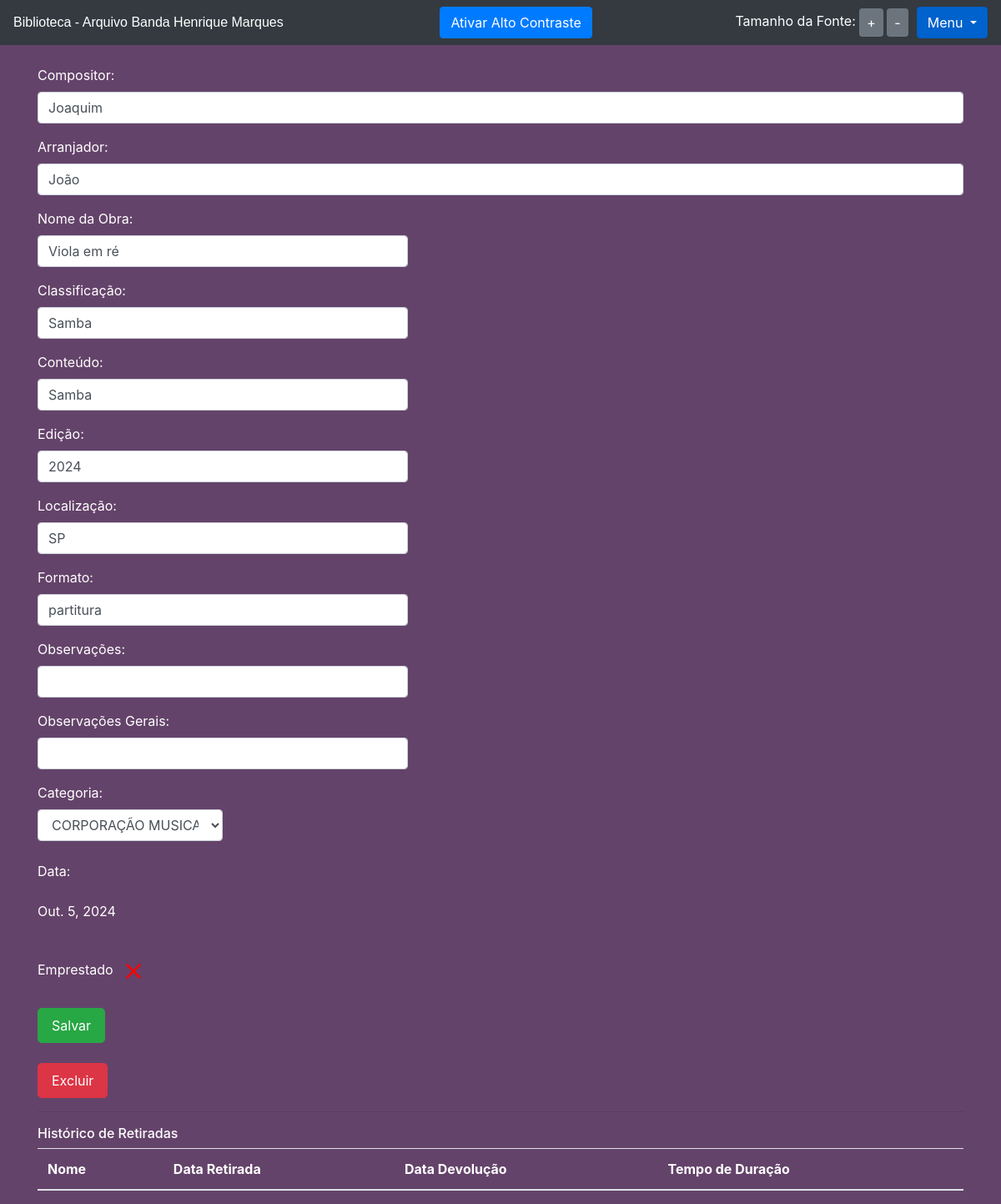
Page /livro/ver_livro/4 (signed in) on the committed database.
### livro/models.py (models this page shows, shortened)
class Livros(models.Model):
    nome = models.CharField(max_length = 100, blank = True)
    autor = models.CharField(max_length = 30, blank = True)
    co_autor = models.CharField(max_length = 30, blank = True)
    data_cadastro = models.DateField(default = date.today)
    emprestado = models.BooleanField(default = False)
    categoria = models.ForeignKey(Categoria, on_delete=models.DO_NOTHING)
    usuario = models.ForeignKey(Usuario, on_delete=models.DO_NOTHING)
    localizacao = models.CharField(max_length = 100, verbose_name='Localização')
    exemplares_disponiveis = models.CharField(max_length = 100, blank = True)
    compositor = models.CharField(max_length = 100, blank = True, verbose_name='Compositor')
    arranjador = models.CharField(max_length = 100, blank = True, verbose_name='Arranjador')
    obra = models.CharField(max_length = 100, verbose_name='Obra')
    classificacao = models.CharField(max_length = 100, verbose_name='Classificação')
    conteudo = models.CharField(max_length = 100, verbose_name='Conteúdo')
    edicao = models.CharField(max_length = 100, verbose_name='Edição')
    observacao = models.CharField(max_length = 200, blank = True, verbose_name='Observação')
    formato = models.CharField(max_length = 100, verbose_name='Formato')
    observacoes_gerais = models.CharField(max_length = 200, blank = True, verbose_name='Observações gerais')
    class Meta:
        verbose_name = 'Partitura'

### livro/views.py (the view)
# urls.py: path('ver_livro/<int:id>', views.ver_livros, name = 'ver_livros' ),
def ver_livros(request, id):
    if request.session.get('usuario'):
        livro = Livros.objects.get(id = id)
        if request.session.get('usuario') == livro.usuario.id:
            usuario = Usuario.objects.get(id = request.session['usuario'])
            categoria_livro = Categoria.objects.filter(usuario = request.session.get('usuario'))
            emprestimos = Emprestimos.objects.filter(livro = livro)
            form = CadastroLivro()
            form.fields['usuario'].initial = request.session['usuario']
            form.fields['categoria'].queryset = Categoria.objects.filter(usuario = usuario)
            form_categoria = CategoriaLivro()
            usuarios = Usuario.objects.all()
            livros_emprestar = Livros.objects.filter(usuario = usuario).filter(emprestado = False)
            livros_emprestados = Livros.objects.filter(usuario = usuario).filter(emprestado = True)
            return render(request, 'ver_livro.html', {'livro': livro,
                                                      'categoria_livro': categoria_livro,
                                                      'emprestimos': emprestimos,
                                                      'usuario_logado': request.session.get('usuario'),
                                                      'form': form,
                                                      'id_livro': id,
                                                      'form_categoria': form_categoria,
                                                      'usuarios': usuarios,
                                                      'livros_emprestar': livros_emprestar,
                                                      'livros_emprestados': livros_emprestados})
        else:
            return HttpResponse('Esse livro não é seu')
    return redirect('/auth/login/?status=2')

### livro/forms.py
class CadastroLivro(forms.ModelForm):
    class Meta:
        model = Livros
        fields = ['categoria','compositor', 'arranjador', 'obra', 'classificacao', 'conteudo', 'edicao', 'edicao', 'observacao', 'data_cadastro', 'emprestado', 'localizacao', 'categoria', 'formato', 'usuario', 'observacoes_gerais']
    def __init__(self, *args, **kwargs):
        super().__init__(*args, **kwargs)
        self.fields['usuario'].widget = forms.HiddenInput()

class CategoriaLivro(forms.Form):
    nome = forms.CharField(max_length=30)
    descricao = forms.CharField(max_length=60)
    def __init__(self, *args, **kwargs):
        super().__init__(*args, **kwargs)
        self.fields['descricao'].widget = forms.Textarea()

### livro/models.py (called while the page is built)
    def __str__(self) -> str:
        return self.nome

### livro/templates/ver_livro.html (shortened to what this page needs)
{% extends 'base.html' %}
{% load filtros %}
{% block 'conteudo' %}
  <div class="container">
      <br>
    <form action="{% url 'alterar_livro' %}" method="POST">
        <p>
          <label>Compositor:</label>
          <input class="form-control" type="texte" value="{{livro.compositor}}" aria-label="compositor">
        </p>
        <p>
          <label>Arranjador:</label>
          <input class="form-control" type="texte" value="{{livro.arranjador}}" aria-label="arranjador">
        </p>
        <p>
          <label>Nome da Obra:</label>
          <input style="width: 40%;" class="form-control" type="texte" value="{{livro.obra}}" name="obra" aria-label="nome da obra">
        </p>
        <p>
          <label>Classificação:</label>
          <input style="width: 40%;" class="form-control" type="texte" value="{{livro.classificacao}}" name="classificacao" aria-label="classificação">
        </p>
        <p>
          <label>Conteúdo:</label>
          <input style="width: 40%;" class="form-control" type="texte" value="{{livro.conteudo}}" name="conteudo" aria-label="conteúdo">
        </p>
        <p>
          <label>Edição:</label>
          <input style="width: 40%;" class="form-control" type="texte" value="{{livro.edicao}}" name="edicao" aria-label="edição">
        </p>
        <p>
          <label>Localização:</label>
          <input style="width: 40%;" class="form-control" type="texte" value="{{livro.localizacao}}" name="localizacao" aria-label="localização">
        </p>
        <p>
          <label>Formato:</label>
          <input style="width: 40%;" class="form-control" type="texte" value="{{livro.formato}}" name="formato" aria-label="formato">
        </p>
        <p>
          <label>Observações:</label>
          <input style="width: 40%;" class="form-control" type="texte" value="{{livro.observacao}}" name="observacao" aria-label="observação">
        </p>
        <p>
          <label>Observações Gerais:</label>
          <input style="width: 40%;" class="form-control" type="texte" value="{{livro.observacoes_gerais}}" name="observacoes_gerais" aria-label="observações gerais">
        </p>
        <label>Categoria:</label>
        <select style="width: 20%;" class="form-control" name="categoria_id" aria-label="categoria">
          {% for i in categoria_livro%}
            {% if livro.categoria.nome == i.nome %}
              <option value="{{i.id}}" selected>{{i}}</option>
            {% else %}
              <option value="{{i.id}}">{{i}}</option>
            {% endif%}
          {% endfor %}
        </select>
        <br>
        <p>
          <label >Data:</label>
          <p style="color: white;">{{livro.data_cadastro}}</p>
        </p>
        <br>
          <label style="color: white;">Emprestado</label>
          <br>
          <br>
        <input type="submit" class="btn btn-success btn-lg" value="Salvar">
    </form>
    <br>
    <button type="button" class="btn btn-danger btn-lg" data-toggle="modal" data-target="#exampleModal2">
      Excluir
    </button>
    <hr>
    <h2 style="color: white;">Histórico de Retiradas</h2>
    <table class="table table-striped" role="grid" aria-label="Histórico de Retiradas">
      <thead>
        <tr>
          <th scope="col" style="color: white;">Nome</th>
          <th scope="col" style="color: white;">Data Retirada</th>
          <th scope="col" style="color: white;">Data Devolução</th>
          <th scope="col" style="color: white;">Tempo de Duração</th>
        </tr>
      </thead>
      </table>
  </div>
{% endblock %}

### templates/base.html (style rules this page uses)
body { background-size: cover; background-position: center; background-repeat: no-repeat; background-attachment: fixed; }
body { background-color: #64436a; }

### livro/templates/ver_livro.html (style rules this page uses)
label { color: white; }

### rows in the picture
Livros: compositor "Joaquim", arranjador "João", obra "Viola em ré", classificacao "Samba", conteudo "Samba", edicao "2024", localizacao "SP", formato "partitura", data_cadastro "Out. 5, 2024"

### other values in the picture
form field categoria_id "CORPORAÇÃO MUSICAL"
